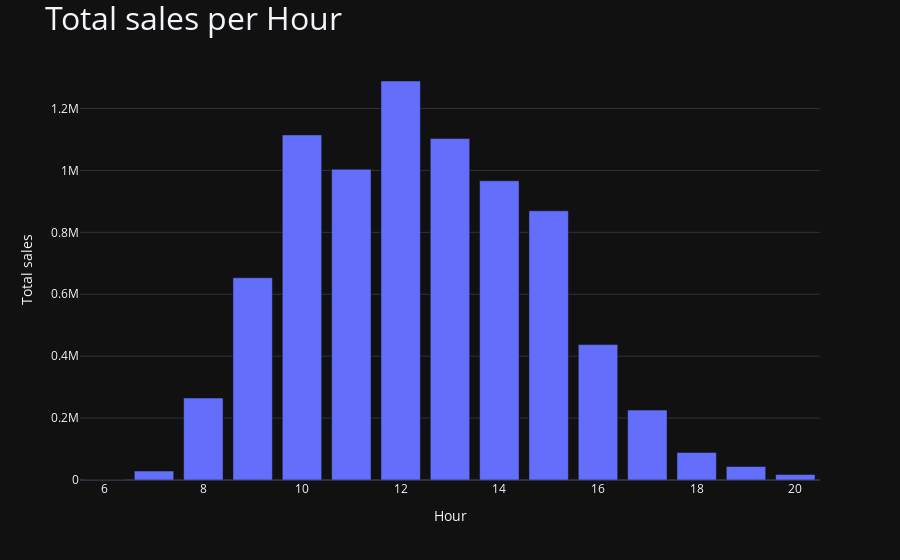

The notebook cell this image was saved under:
### Code cell
fig = px.bar(x=Hour.index, y=Hour.values)
fig.update_layout(
    title="Total sales per Hour",
    xaxis_title="Hour",
    yaxis_title="Total sales",
    title_font_size=32,
)
fig.show()

### Figure 1 — Plotly figure (JSON) as saved in the notebook; plotly's stock layout.template omitted (floating-point values rounded to 4 significant figures)
{"data": [{"hovertemplate": "x=%{x}<br>y=%{y}<extra></extra>", "legendgroup": "", "marker": {"color": "#636efa", "pattern": {"shape": ""}}, "name": "", "orientation": "v", "showlegend": false, "textposition": "auto", "x": [6, 7, 8, 9, 10, 11, 12, 13, 14, 15, 16, 17, 18, 19, 20], "xaxis": "x", "y": [4.25, 28990.0, 264800.0, 653400.0, 1115000.0, 1004000.0, 1289000.0, 1103000.0, 966700.0, 869600.0, 437400.0, 225800.0, 89020.0, 43560.0, 17650.0], "yaxis": "y", "type": "bar"}], "layout": {"xaxis": {"anchor": "y", "domain": [0.0, 1.0], "title": {"text": "Hour"}}, "yaxis": {"anchor": "x", "domain": [0.0, 1.0], "title": {"text": "Total sales"}}, "legend": {"tracegroupgap": 0}, "margin": {"t": 60}, "barmode": "relative", "title": {"text": "Total sales per Hour", "font": {"size": 32}}}}
